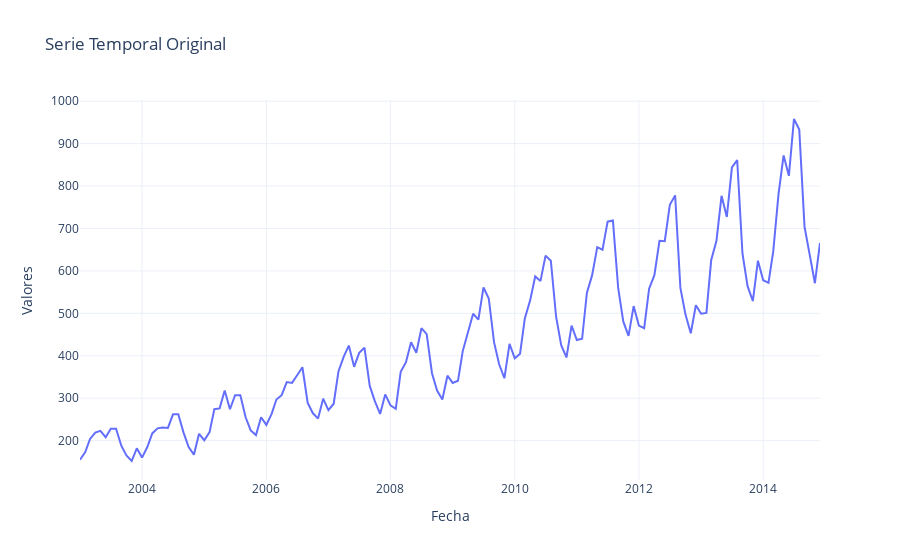

The code cell stored with this chart in its notebook:
### Markdown cell above
## Tendencias y Estacionalidad

### Code cell
# visualizamos a ver si tenemos tendencia en nuestros datos
analisis_st.graficar_serie()

### Figure 1 — Plotly figure (JSON) as saved in the notebook; plotly's stock layout.template omitted (floating-point values rounded to 4 significant figures; data arrays with more than 128 entries replaced by an {"elided": "..."} marker saying what was removed)
{"data": [{"hovertemplate": "Fecha=%{x}<br>Valores=%{y}<extra></extra>", "legendgroup": "", "line": {"color": "#636efa", "dash": "solid"}, "marker": {"symbol": "circle"}, "mode": "lines", "name": "", "orientation": "v", "showlegend": false, "type": "scatter", "x": {"elided": "144 str values"}, "xaxis": "x", "y": {"elided": "144 int values"}, "yaxis": "y"}], "layout": {"legend": {"tracegroupgap": 0}, "title": {"text": "Serie Temporal Original"}, "xaxis": {"anchor": "y", "domain": [0, 1], "title": {"text": "Fecha"}}, "yaxis": {"anchor": "x", "domain": [0, 1], "title": {"text": "Valores"}}}}
